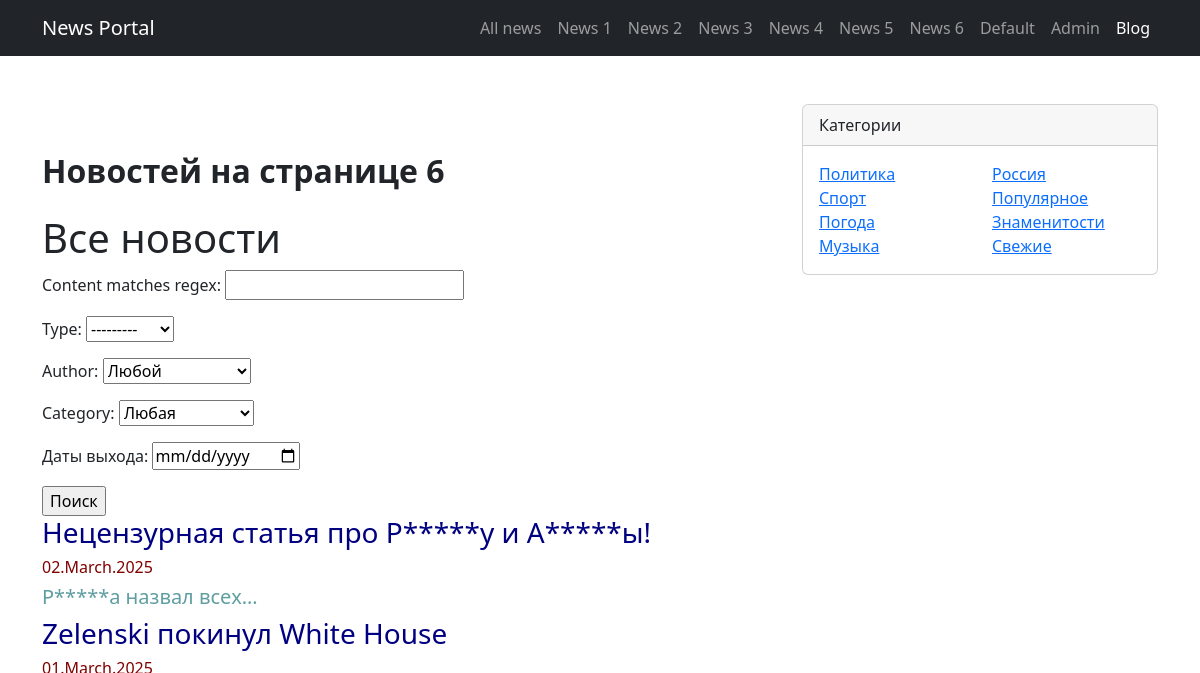
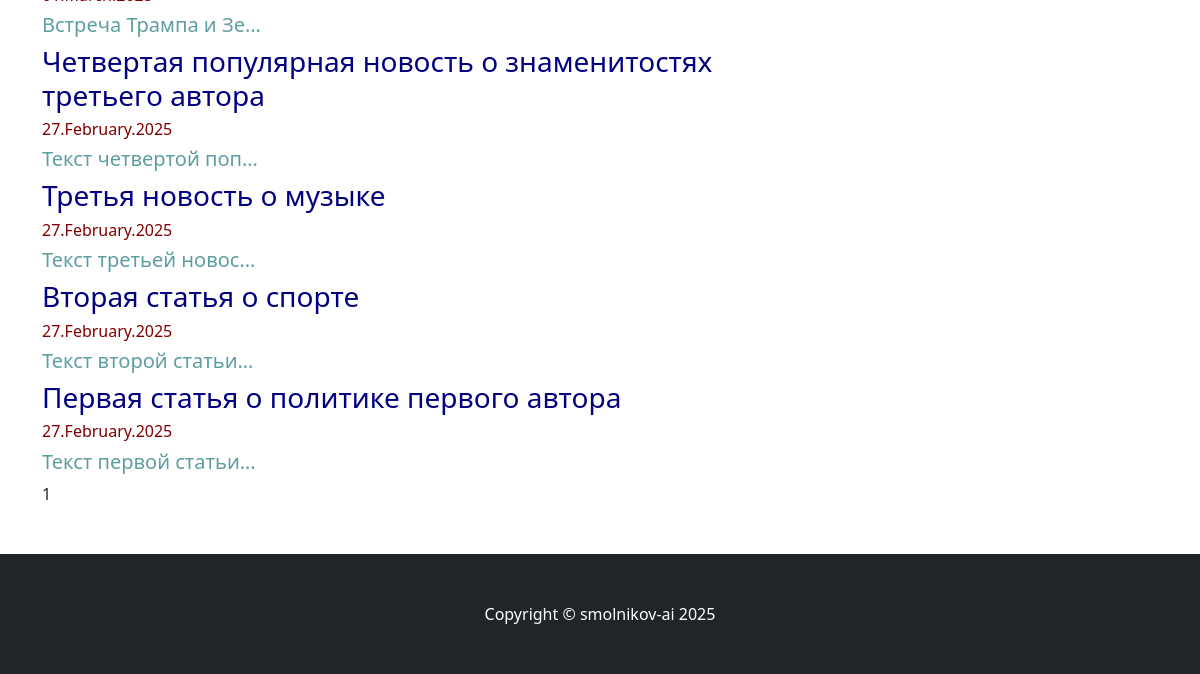
Before: /news/ with the older database file (2 pictures, top to bottom).
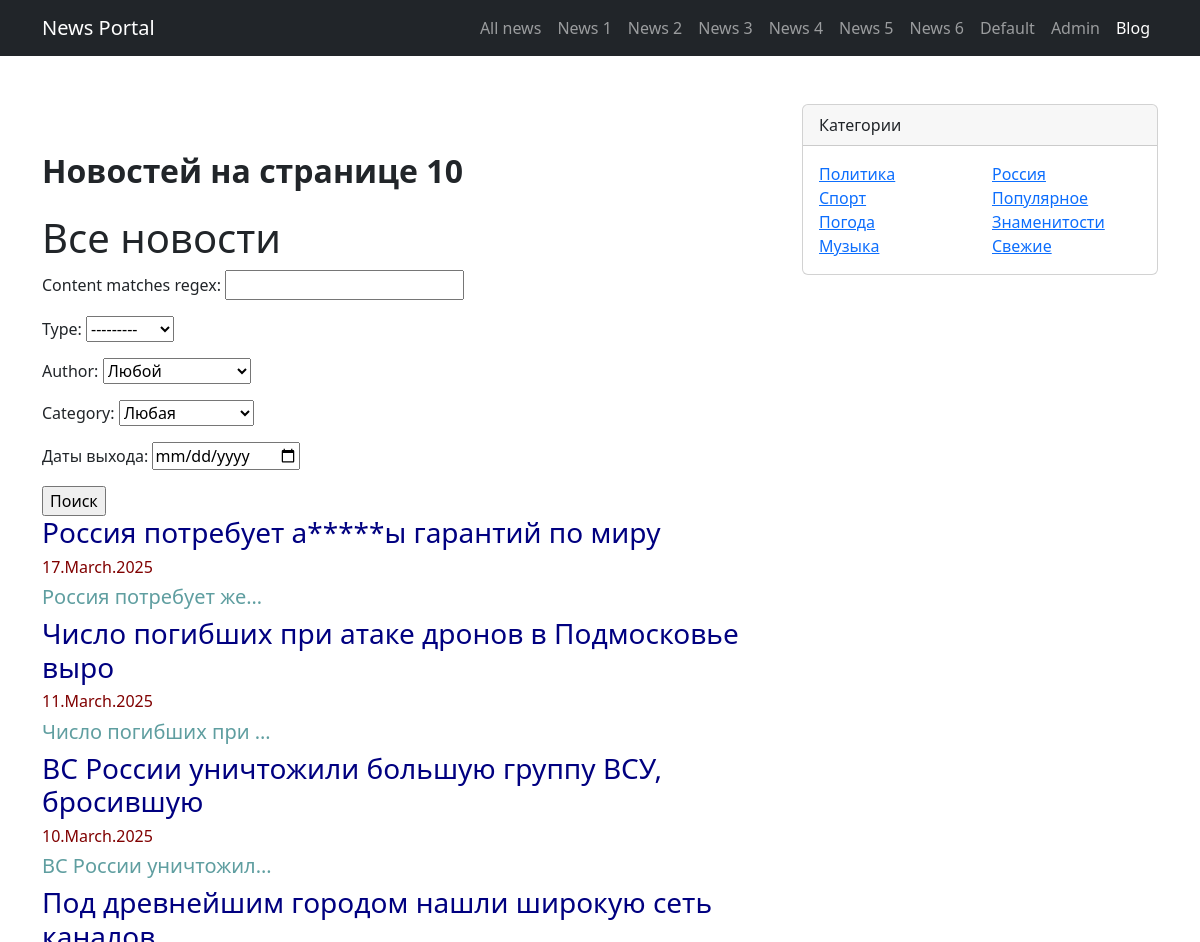
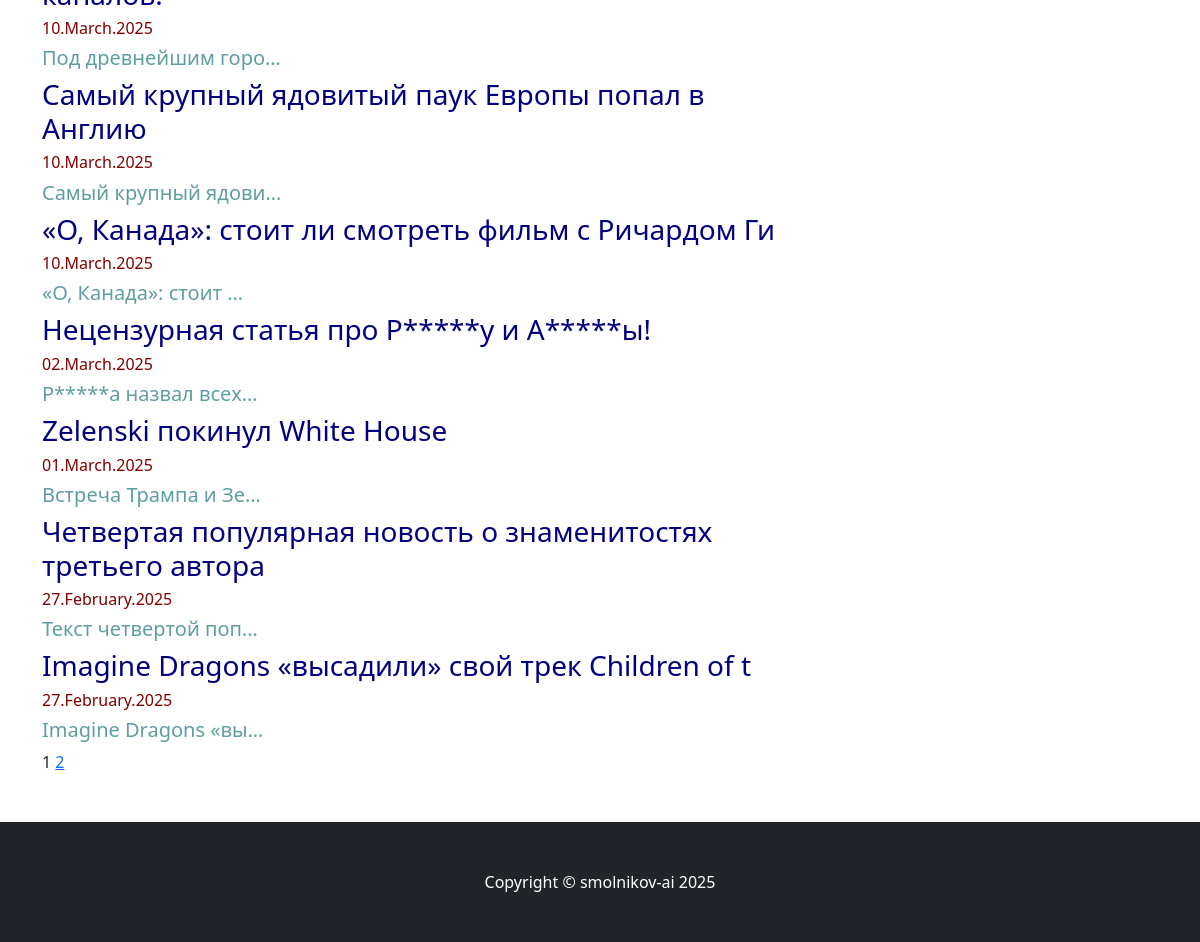
After: the same page with the newer database file (2 pictures, top to bottom).
### news/models.py (models this page shows, shortened)
class Post(models.Model):
    author = models.ForeignKey(Author, on_delete=models.CASCADE)
    type = models.CharField(choices=POST_TYPES, max_length=2, default='NW')
    date_time_in = models.DateTimeField(auto_now_add=True)
    categories = models.ManyToManyField(Category, through='PostCategory')
    title = models.CharField(max_length=50)
    content = models.TextField()
    rating_post = models.IntegerField(default=0)

### news/views.py (the view)
# urls.py: path('news/', PostsList.as_view(), name='post_list'),
class PostsList(ListView):
    model = Post
    ordering = '-date_time_in'
    template_name = 'flatpages/posts.html'
    context_object_name = 'posts'
    paginate_by = 10
    def get_queryset(self):
        queryset = super().get_queryset()
        self.filterset = PostFilter(self.request.GET, queryset)
        return self.filterset.qs
    def get_context_data(self, **kwargs):
        context = super().get_context_data(**kwargs)
        context['filterset'] = self.filterset
        return context

### news/models.py (called while the page is built)
    def __str__(self):
        return self.name.title()

### news/templatetags/custom_filters.py (called while the page is built)
@register.filter()
def censor(value):
    incorrect_list = ['Редиск', 'Ананас', 'LGBT']
    for incorrect_word in incorrect_list:
        value = value.replace(incorrect_word[1:], '*' * (len(incorrect_word) - 1))
    return value

### news/templatetags/custom_tags.py (called while the page is built)
@register.simple_tag(takes_context=True)
def url_replace(context, **kwargs):
    d = context['request'].GET.copy()
    for k, v in kwargs.items():
        d[k] = v
    return d.urlencode()

### templates/flatpages/posts.html (shortened to what this page needs)
{% extends 'flatpages/default.html' %}
{% load custom_filters %}
{% load custom_tags %}
{% block title %}
    Новостей на странице {{ posts|length }}
{% endblock title %}
{% block content %}
    <h1>Все новости</h1>
    <form action="" method="get">
        {{ filterset.form.as_p }}
        <input type="submit" value="Поиск" />
    </form>
    {% if posts %}
        {% for post in posts %}
            <h3 style="color:Navy;">{{ post.title|censor }}</h3>
            <h6 style="color:Maroon;">{{ post.date_time_in|date:'d.F.Y' }}</h6>
            <h5 style="color:CadetBlue;">{{ post.content|truncatechars:20|censor }}</h5>
        {% endfor %}
    {% else %}
        <h2>Новостей нет</h2>
    {% endif %}
    {{ page_obj.number }}
    {% if page_obj.has_next %}
        <a href="?{% url_replace page=page_obj.next_page_number %}">{{ page_obj.next_page_number }}</a>
    {% endif %}
{% endblock content %}

Changed rows visible on the page:
no longer on this page (row edited): Post: title|censor "Вторая статья о спорте", date_time_in "27.February.2025", content|censor "Текст второй статьи…"
no longer on this page (row unchanged): Post: title|censor "Первая статья о политике первого автора", date_time_in "27.February.2025", content|censor "Текст первой статьи…"
added Post: title|censor "Россия потребует а*****ы гарантий по миру", date_time_in "17.March.2025", content|censor "Россия потребует же…"
added Post: title|censor "Число погибших при атаке дронов в Подмосковье выро", date_time_in "11.March.2025", content|censor "Число погибших при …"
added Post: title|censor "ВС России уничтожили большую группу ВСУ, бросившую", date_time_in "10.March.2025", content|censor "ВС России уничтожил…"
added Post: title|censor "Под древнейшим городом нашли широкую сеть каналов.", date_time_in "10.March.2025", content|censor "Под древнейшим горо…"
added Post: title|censor "Самый крупный ядовитый паук Европы попал в Англию", date_time_in "10.March.2025", content|censor "Самый крупный ядови…"
added Post: title|censor "«О, Канада»: стоит ли смотреть фильм с Ричардом Ги", date_time_in "10.March.2025", content|censor "«О, Канада»: стоит …"
changed Post: title|censor "Третья новость о музыке" → "Imagine Dragons «высадили» свой трек Children of t"; content|censor "Текст третьей новос…" → "Imagine Dragons «вы…"
Other visible differences:
{{ posts|length }}: "6" → "10"
{{ page_obj.next_page_number }}: (not shown) → "2"
